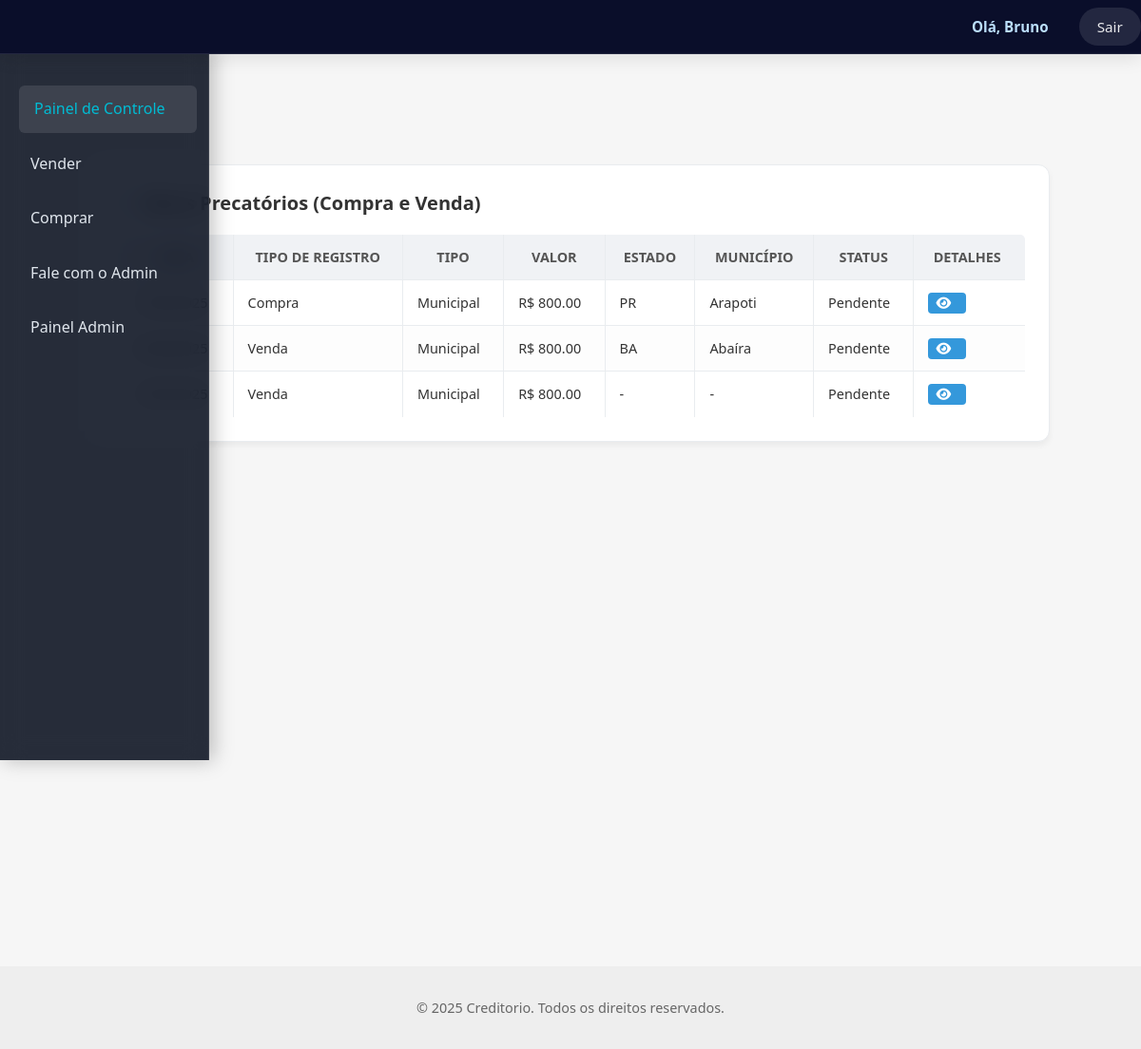
/dashboard (signed in), run on the app's committed database.
### app/models.py (models this page shows, shortened)
class Usuario(UserMixin, db.Model):
    __tablename__ = 'usuario'
    id = db.Column(db.Integer, primary_key=True)
    nome = db.Column(db.String(100), nullable=False)
    email = db.Column(db.String(100), unique=True, nullable=False)
    cpf_cnpj = db.Column(db.String(20), unique=True, nullable=False)
    telefone = db.Column(db.String(20), nullable=False)
    senha_hash = db.Column(db.String(128), nullable=False)
    tipo = db.Column(db.String(20), default='usuario')
    ativo = db.Column(db.Boolean, default=True)
    saldo = db.Column(db.Float, default=0.0)
    data_cadastro = db.Column(db.DateTime, default=datetime.utcnow)
    precatorios_comprados = db.relationship(
        'Precatorio',
        foreign_keys='Precatorio.comprador_id',
        backref='comprador_user',
        lazy=True
    )

class Precatorio(db.Model):
    __tablename__ = 'precatorio'
    id = db.Column(db.Integer, primary_key=True)
    numero = db.Column(db.String(50))  # Número do precatório (opcional)
    tipo = db.Column(db.String(50), nullable=False)
    tipo_entrada = db.Column(db.String(20), nullable=False)  # 'compra' ou 'venda'
    nome = db.Column(db.String(100), nullable=False)
    cpf_cnpj = db.Column(db.String(20), nullable=False)
    telefone = db.Column(db.String(20), nullable=False)
    email = db.Column(db.String(120), nullable=False)
    valor = db.Column(db.Float, nullable=False)
    estado = db.Column(db.String(2))
    municipio = db.Column(db.String(100))
    status = db.Column(db.String(20), default='Pendente')  # ex: Pendente, Em análise, Fechado
    vendido = db.Column(db.Boolean, default=False)
    data_cadastro = db.Column(db.DateTime, default=datetime.utcnow)
    comprador_id = db.Column(db.Integer, db.ForeignKey('usuario.id'), nullable=True)
    usuario_id = db.Column(db.Integer, db.ForeignKey('usuario.id'), nullable=True)
    usuario = db.relationship('Usuario', foreign_keys=[usuario_id], backref='precatorios_criados')

### app/routes.py (the view)
@main_bp.route('/dashboard')
@login_required
def dashboard():
    precatorios = Precatorio.query.filter_by(usuario_id=current_user.id).order_by(Precatorio.data_cadastro.desc()).all()
    return render_template('dashboard.html', usuario=current_user, precatorios=precatorios)

### app/templates/dashboard.html (shortened to what this page needs)
{% extends "base.html" %}
{% block content %}
<div class="dashboard-layout">
  {% include 'partials/sidebar.html' %}
  <link rel="stylesheet" href="https://cdnjs.cloudflare.com/ajax/libs/font-awesome/6.5.0/css/all.min.css">
  <section class="dashboard-content" style="padding: 20px;">
    <div class="painel card shadow-sm rounded-lg p-3 mb-4 bg-white" style="font-size: 0.875rem;">
      <h3 class="mb-3">📄 Meus Precatórios (Compra e Venda)</h3>
      <div class="table-responsive">
        <table class="table">
          <thead>
            <tr>
              <th>Data</th>
              <th>Tipo de Registro</th>
              <th>Tipo</th>
              <th>Valor</th>
              <th>Estado</th>
              <th>Município</th>
              <th>Status</th>
              <th>Detalhes</th>
            </tr>
          </thead>
          <tbody>
            {% for precatorio in precatorios %}
            <tr>
              <td>{{ precatorio.data_cadastro.strftime('%d/%m/%Y') }}</td>
              <td>{{ precatorio.tipo_entrada|capitalize }}</td>
              <td>{{ precatorio.tipo }}</td>
              <td>R$ {{ '%.2f' | format(precatorio.valor) }}</td>
              <td>{{ precatorio.estado or '-' }}</td>
              <td>{{ precatorio.municipio or '-' }}</td>
              <td>{{ precatorio.status }}</td>
              <td>
                <a href="{{ url_for('main.detalhar_precatorio', id=precatorio.id) }}" class="btn btn-sm btn-primary" title="Ver detalhes">
                  <i class="fas fa-eye"></i>
                </a>
              </td>
            </tr>
            {% endfor %}
          </tbody>
        </table>
      </div>
    </div>
  </section>
</div>
{% endblock %}

### app/templates/base.html (shortened to what this page needs)
<!DOCTYPE html>
<html lang="pt-BR">
<head>
  <link rel="stylesheet" href="{{ url_for('static', filename='css/style.css') }}">
</head>
<body>
<header class="site-header">
  <div class="header-container">
    <nav class="topnav">
      <ul>
        {% if current_user.is_authenticated %}
          <li>Olá, {{ current_user.nome.split(' ')[0] }}</li>
          <li><a href="{{ url_for('auth.logout') }}" class="logout-btn">Sair</a></li>
        {% else %}
          <li><a href="{{ url_for('auth.login') }}">Login</a></li>
          <li><a href="{{ url_for('auth.cadastro') }}">Cadastrar</a></li>
        {% endif %}
      </ul>
    </nav>
  </div>
</header>
  <main class="container main-content">
    {% block content %}{% endblock %}
  </main>
  <footer class="site-footer">
    <div class="container">
      <p>© 2025 Creditorio. Todos os direitos reservados.</p>
    </div>
  </footer>
</body>
</html>

### data on the page
Usuario: nome "Bruno"
Precatorio: tipo_entrada "Compra", tipo "Municipal", valor "800.00", estado "PR", municipio "Arapoti", status "Pendente"
Precatorio: tipo_entrada "Venda", tipo "Municipal", valor "800.00", estado "BA", municipio "Abaíra", status "Pendente"
Precatorio: tipo_entrada "Venda", tipo "Municipal", valor "800.00", estado "-", municipio "-", status "Pendente"
